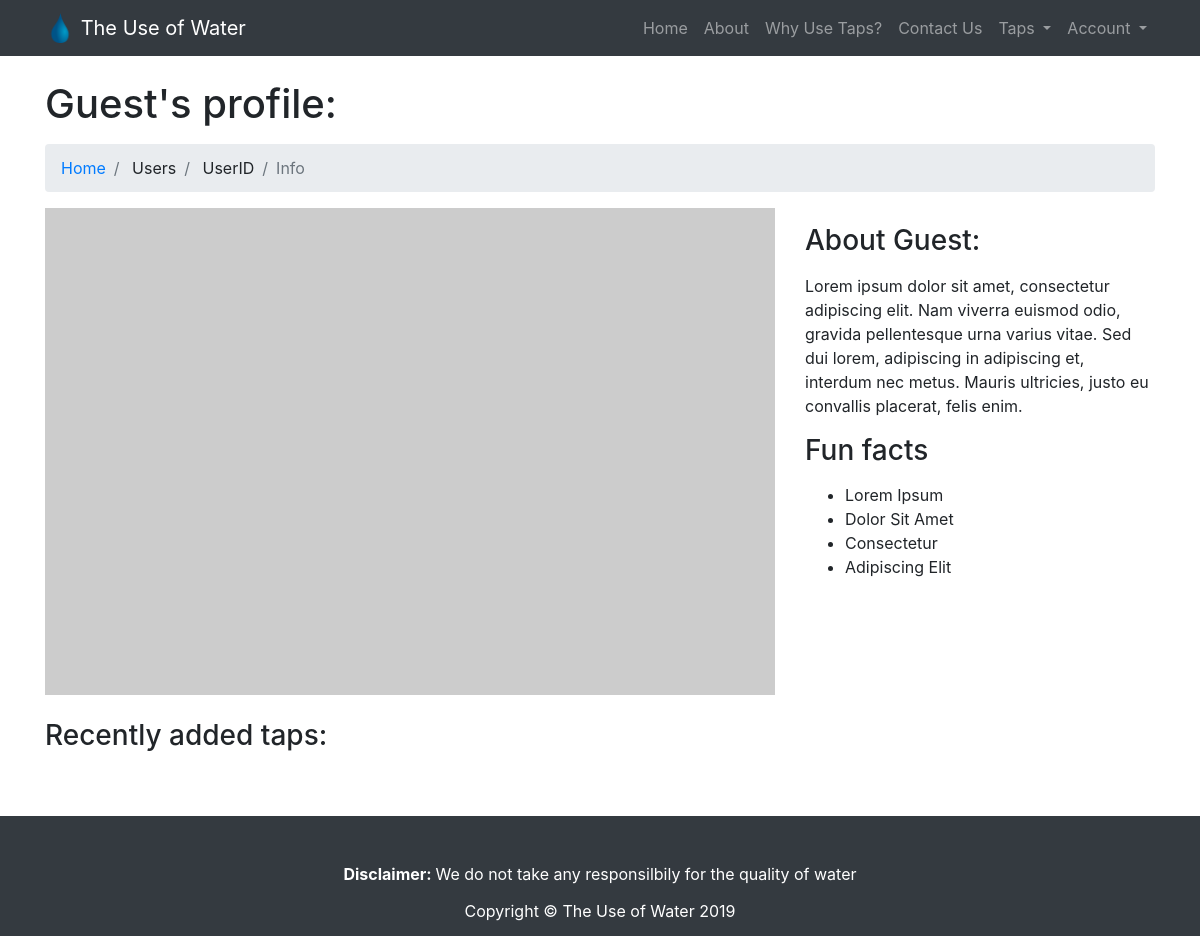
/home/users/1/info, run on an earlier commit of the app's database.
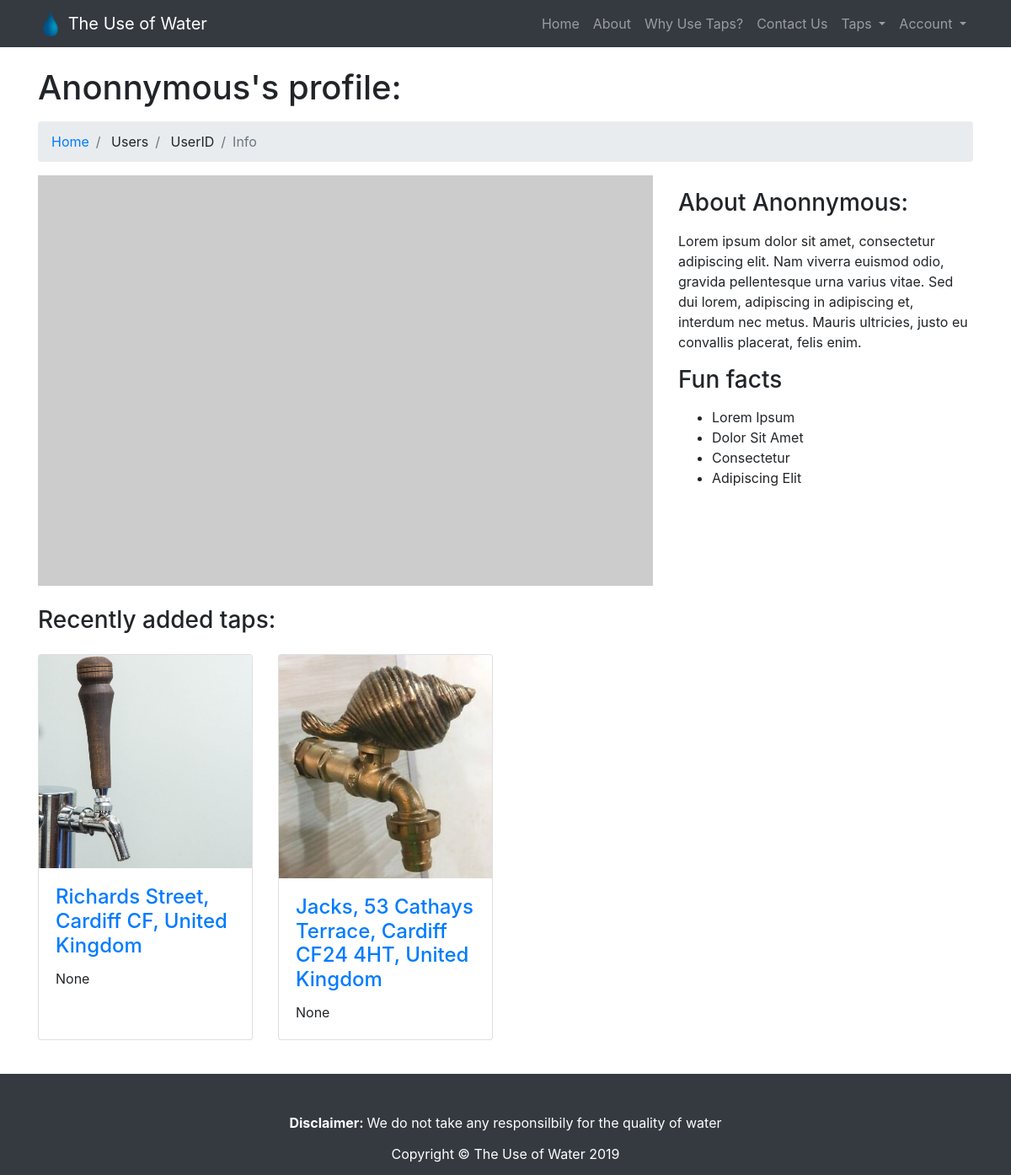
And on a later commit of the database.
### tables this page shows
CREATE TABLE "users"(
	"id"  INTEGER NOT NULL PRIMARY KEY AUTOINCREMENT UNIQUE,
	"userName" TEXT NOT NULL UNIQUE,
	"password" TEXT NOT NULL,
	"role" BOOLEAN NOT NULL

);

CREATE TABLE "taps" (
	"id" INTEGER NOT NULL PRIMARY KEY AUTOINCREMENT UNIQUE,
	"address" TEXT NOT NULL,
	"latitude"	TEXT NOT NULL,
	"longitude" TEXT NOT NULL,
	"picture"	TEXT,
	"userID" INTEGER NOT NULL,
	"postDate" DATE,
	"description" TEXT,
	FOREIGN KEY("userID") REFERENCES users("id")
);

### server.py (the view)
@app.route("/home/users/<userID>/info", methods = ['GET'])
def UserInfo(userID):
    if request.method =='GET':
        try:
            conn = sqlite3.connect(DATABASE)
            cur = conn.cursor()
            cur.execute("SELECT username FROM users WHERE id IS ?;", [userID])
            data = cur.fetchall()
            data = data[0]
        except:
            print('there was an error')
            conn.close()
        finally:
            conn.close()
        try:
            conn = sqlite3.connect(DATABASE)
            cur = conn.cursor()
            cur.execute("SELECT id, address, picture, description FROM taps WHERE userID IS ? ORDER BY postDate DESC Limit 4;", [userID])
            tapdata = cur.fetchall()
        except:
            print('there was an error')
            conn.close()
        finally:
            conn.close()
        all_tap_data = []
        for item in tapdata:
            try:
                tapImage = Image.open(f"{APP_ROOT}{item[2]}",mode='r')
                tapImageRoute = item[2]
            except Exception as e:
                print(e)
                tapImageRoute = "https://placehold.it/700x400?text=Tap+Image+Here"
                print("failed to load")
            one_tap_data = {'TapID': item[0], 'Address': item[1], 'Picture': tapImageRoute, 'Description': item[3]}
            all_tap_data.append(one_tap_data)
        return render_template('UserInfo.html', userdata=data, alltapdata=all_tap_data)

### templates/UserInfo.html
{%extends 'generalPageStyling.html'%}
{%block mainBlock%}
<div class="container">
    <h1 class="mt-4 mb-3">
        {{userdata[0]}}'s profile:
    </h1>
    <ol class="breadcrumb">
      <li class="breadcrumb-item">
        <a href="/home">Home</a>
      </li>
      <li class="breadcrumb-item">
        Users
      </li>
      <li class="breadcrumb-item">
        UserID
      </li>
      <li class="breadcrumb-item active">Info</li>
    </ol>
    <div class="row">
      <div class="col-md-8">
        <img class="img-fluid" src="https://placehold.it/750x500?text=User+Image+Here" alt="">
      </div>
      <div class="col-md-4">
        <h3 class="my-3">About {{userdata[0]}}:</h3>
        <p>Lorem ipsum dolor sit amet, consectetur adipiscing elit. Nam viverra euismod odio, gravida pellentesque urna varius vitae. Sed dui lorem, adipiscing in adipiscing et, interdum nec metus. Mauris ultricies, justo eu convallis placerat, felis enim.</p>
        <h3 class="my-3">Fun facts</h3>
        <ul>
          <li>Lorem Ipsum</li>
          <li>Dolor Sit Amet</li>
          <li>Consectetur</li>
          <li>Adipiscing Elit</li>
        </ul>
      </div>
    </div>
    <h3 class="my-4">Recently added taps:</h3>
    <div class="row">
      {%for tapdata in alltapdata%}
        <div class="col-lg-3 col-md-4 col-sm-6 portfolio-item">
            <div class="card h-100">
              <img class="card-img-top" src={{tapdata.Picture}} alt="Tap Image">
              <div class="card-body">
                <h4 class="card-title">
                  <a href="/home/taps/{{tapdata.TapID}}/info">{{tapdata.Address}}</a>
                </h4>
                <p class="card-text">{{tapdata.Description}}</p>
              </div>
            </div>
          </div>
        {%endfor%}
      </div>
  </div>
{%endblock%}

### templates/generalPageStyling.html (shortened to what this page needs)
<!DOCTYPE html>
<html lang="en">
  <head>
    <link href="/static/css/bootstrap.min.css" rel="stylesheet">
    <link href="/static/css/Stylesheet.css" rel="stylesheet">
  </head>
  {% if request.path == '/home/about/contact'%}
    <body onload="getLocation(), AddMarker(51.589588, -2.998604, 'Our Home')">
  {%else%}
    <body onload="getLocation()">
  {%endif%}
    <nav class="navbar fixed-top navbar-expand-lg navbar-dark bg-dark fixed-top">
        <div class="container">
            <a class="navbar-brand" href="/home">
                <img src="/static/img/favicon.ico" width="30" height="30" class="d-inline-block align-top" alt="">
                The Use of Water
            </a>
            <div class="collapse navbar-collapse" id="navbarResponsive">
            <ul class="navbar-nav ml-auto">
                <li class="nav-item {% if request.path == '/home'%} active{%endif%}">
                    <a class="nav-link" href="/home">Home</a>
                </li>
                <li class="nav-item {% if request.path == '/home/about'%} active{%endif%}">
                    <a class="nav-link" href="/home/about">About</a>
                </li>
                <li class="nav-item {% if request.path == '/home/about/why'%} active{%endif%}">
                    <a class="nav-link" href="/home/about/why">Why Use Taps?</a>
                </li>
                <li class="nav-item {% if request.path == '/home/about/contact'%} active{%endif%}">
                    <a class="nav-link" href="/home/about/contact">Contact Us</a>
                </li>
                <li class="nav-item dropdown {% if request.path == '/place'%} active{%endif%}">
                    <a class="nav-link dropdown-toggle" href="#" id="navbarDropdownPortfolio" data-toggle="dropdown" aria-haspopup="true" aria-expanded="false">
                    Taps
                </a>
                <div class="dropdown-menu dropdown-menu-right" aria-labelledby="navbarDropdownPortfolio">
                <li class="nav-item dropdown {% if request.path == '/place'%} active{%endif%}">
                    <a class="nav-link dropdown-toggle" href="#" id="navbarDropdownPortfolio" data-toggle="dropdown" aria-haspopup="true" aria-expanded="false">
                    Account
                </a>
                </li>
            </ul>
            </div>
        </div>
    </nav>
    <article>
      {% block mainBlock%}Page under construction. {%endblock%}
    </article>
    <footer class="py-5 bg-dark">
        <div class="container">
            <p class="text-center text-white" style="line-height: 20px"><strong>Disclaimer: </strong>We do not take any responsilbily for the quality of water</p>
            <p class="text-center text-white" style="line-height: 22px">Copyright &copy; The Use of Water 2019</p>
        </div>
    </footer>
  </body>
</html>

### static/css/Stylesheet.css (style rules this page uses)
html { position: relative; min-height: 100%; }
body { padding-top: 56px; margin-bottom: 160px; }
footer { position: absolute; bottom: 0; width: 100%; height: 120px; line-height: 120px; }

What changed in the data, as far as the page shows it:
changed users: userName "Guest" → "Anonnymous"
added taps: Picture (picture), Address "Richards Street, Cardiff CF, United Kingdom", Description "None"
added taps: Picture (picture), Address "Jacks, 53 Cathays Terrace, Cardiff CF24 4HT, United Kingdom", Description "None"
